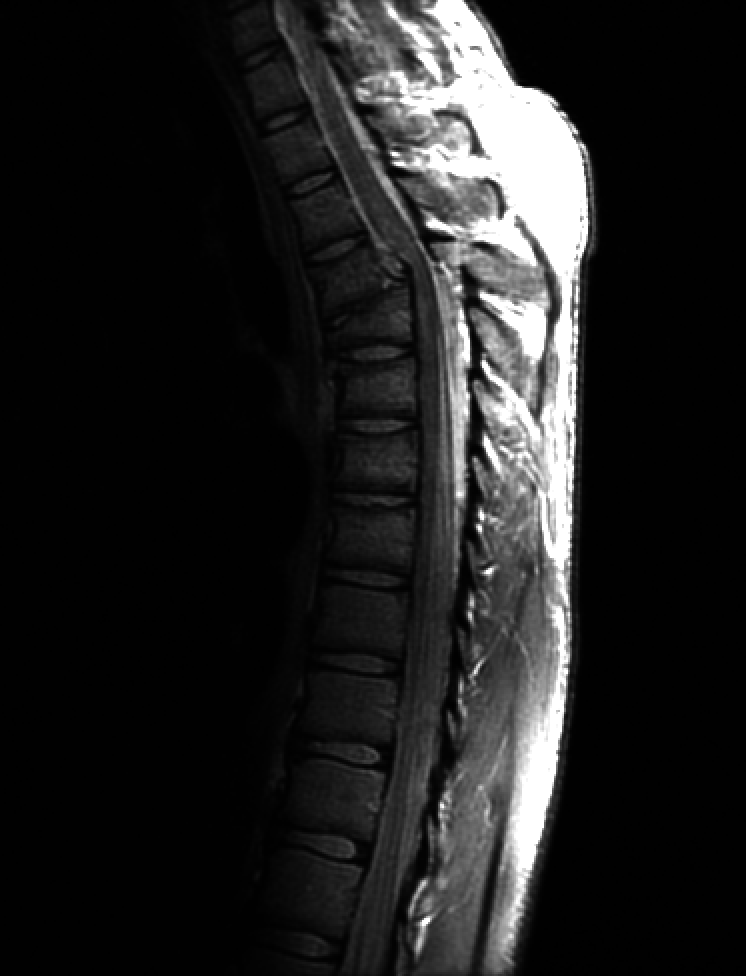
%> input picture proj3-1/Fig0308(a).tif, 746 x 976 px
$ octave main.m   (GNU Octave 9; MATLAB toolbox functions it lacks are replaced by stand-ins)
%> lines starting %> are read from the running program, lines starting %| are printed output that depends on the picture
%> further down, inputImage is the input picture: size 976x746 uint8; min 0, max 255, mean 32.6
### proj3-1/logTransform.m
function outputImage = logTransform(InputImage,c)
%> called with c = 1
    r = single(InputImage) / 255;
    outputImage = single(c*log2(1+r)/(c*log2(2)));
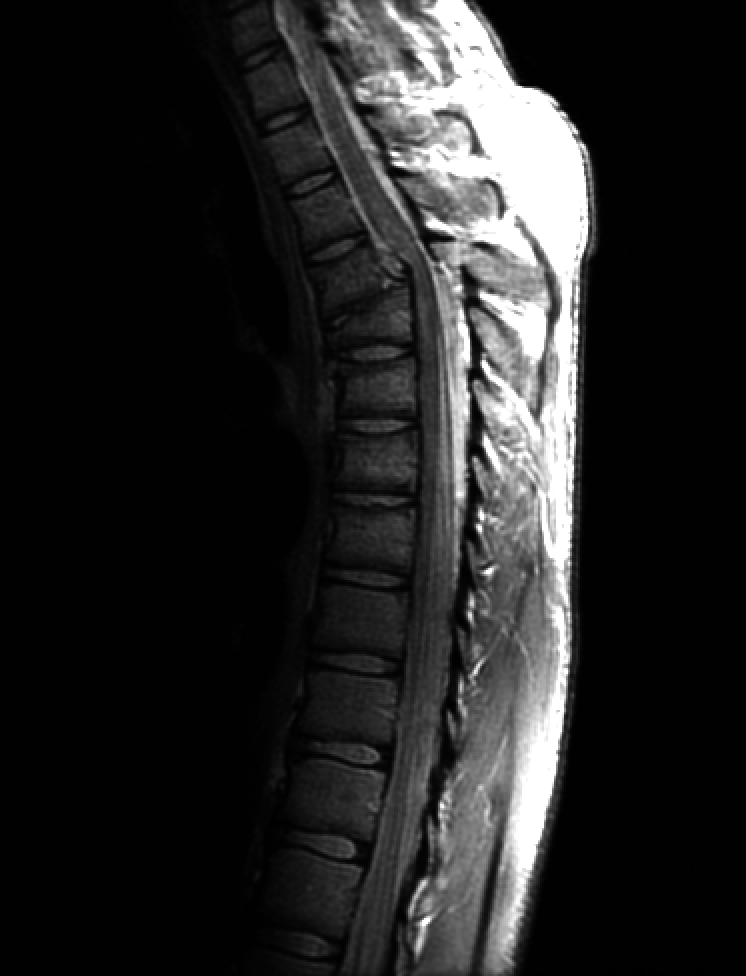
%> outputImage: size 976x746 single; min 0, max 1, mean 0.146
end

### proj3-1/powerlawTransform.m
function outputImage =  powerlawTransform(inputImage, c, r)
%> called with c = 1, r = 0.04
    a = double(inputImage) / 255;
    outputImage = single(c .* a.^r);
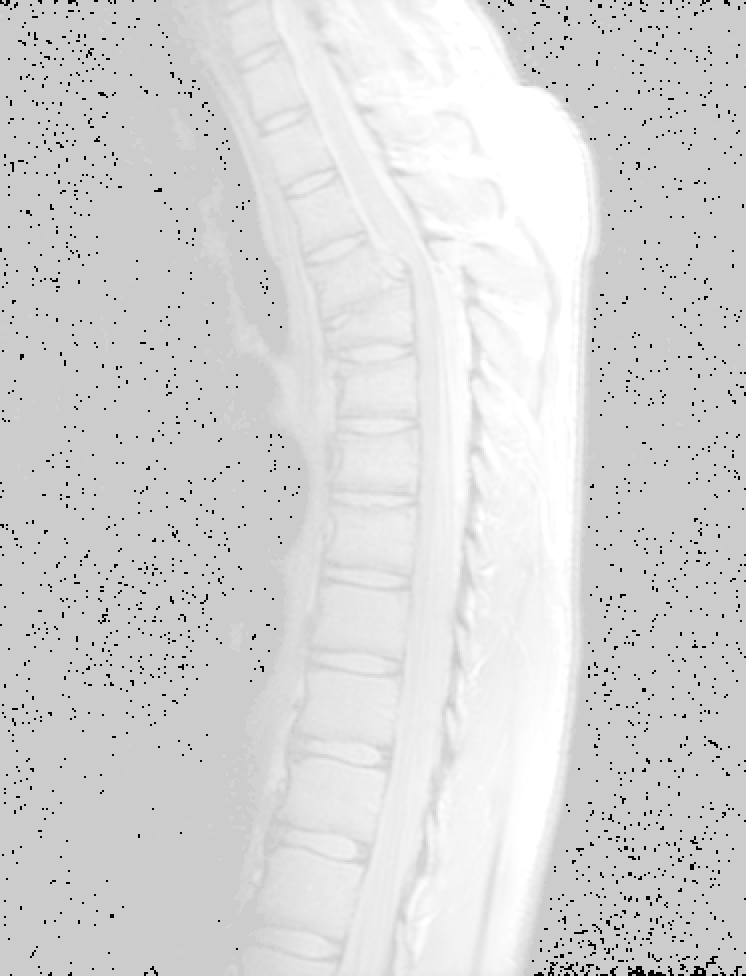
%> outputImage: size 976x746 single; min 0, max 1, mean 0.842
end

### proj3-1/main.m
clear;
close all;
inputImage = imread('Fig0308(a).tif');
log_Image = logTransform(inputImage, 1);
gamma_Image1 =  powerlawTransform(inputImage, 1, 0.04);
gamma_Image2 =  powerlawTransform(inputImage, 1, 0.5);
%> call 2 of powerlawTransform, with c = 1, r = 0.5
%> in powerlawTransform (call 2), `outputImage = single(c .* a.^r);`:
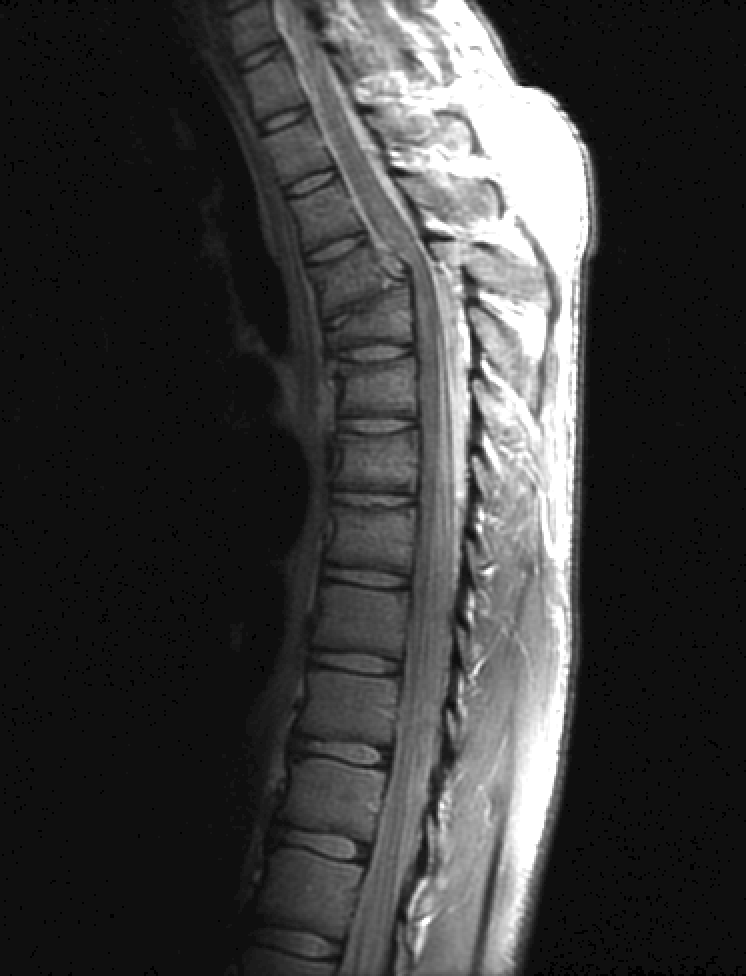
%> outputImage: size 976x746 single; min 0, max 1, mean 0.232
gamma_Image3 =  powerlawTransform(inputImage, 1, 0.8);
gamma_Image4 =  powerlawTransform(inputImage, 1, 2);
%> call 4 of powerlawTransform, with c = 1, r = 2
%> in powerlawTransform (call 4), `outputImage = single(c .* a.^r);`:
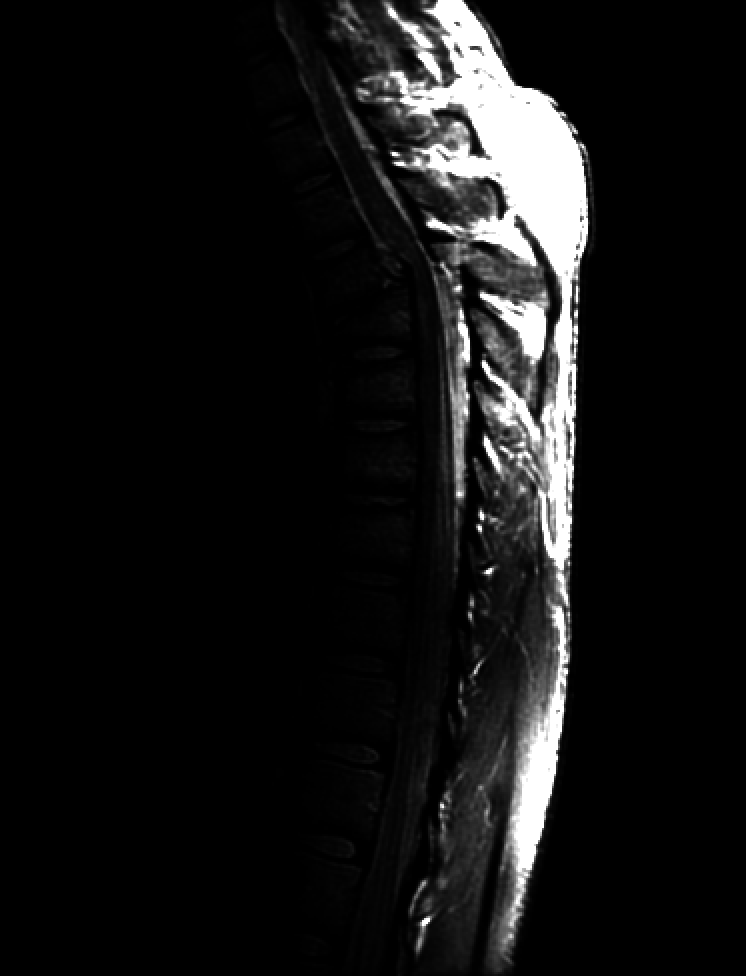
%> outputImage: size 976x746 single; min 0, max 1, mean 0.0811
gamma_Image5 =  powerlawTransform(inputImage, 1, 5);
%> call 5 of powerlawTransform, with c = 1, r = 5
%> in powerlawTransform (call 5), `outputImage = single(c .* a.^r);`:
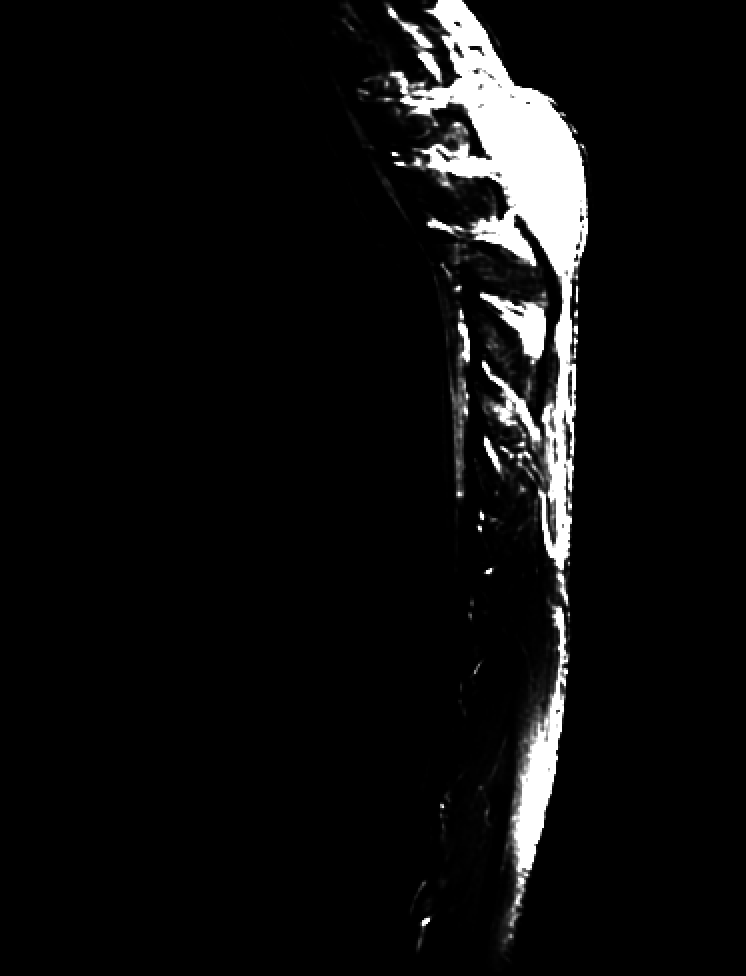
%> outputImage: size 976x746 single; min 0, max 1, mean 0.0563
subplot(3,3,1);imshow(inputImage);title('Input Image')
subplot(3,3,2);imshow(log_Image);title('Log Image')
subplot(3,3,3);imshow(gamma_Image1);title('gamma = 0.04')
subplot(3,3,4);imshow(gamma_Image2);title('gamma = 0.5')
subplot(3,3,5);imshow(gamma_Image3);title('gamma = 0.8')
subplot(3,3,6);imshow(gamma_Image4);title('gamma = 2')
subplot(3,3,7);imshow(gamma_Image5);title('gamma = 5')
